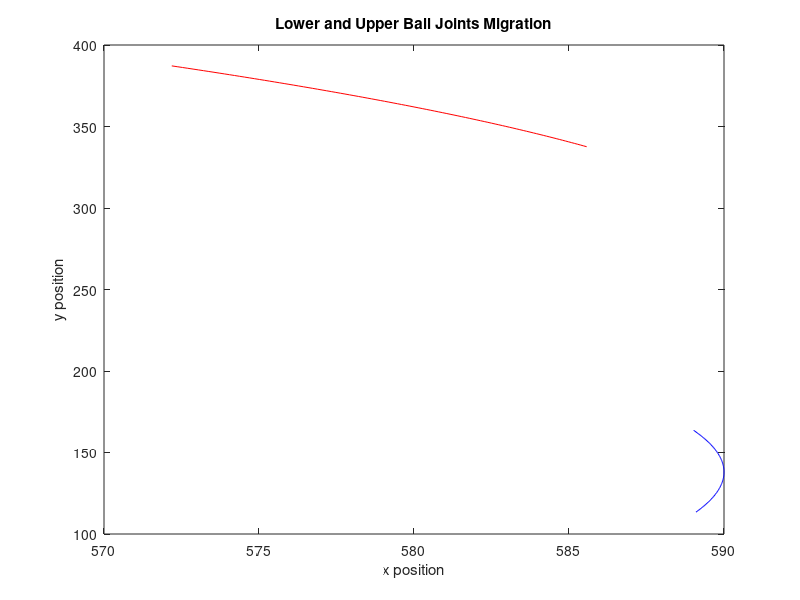
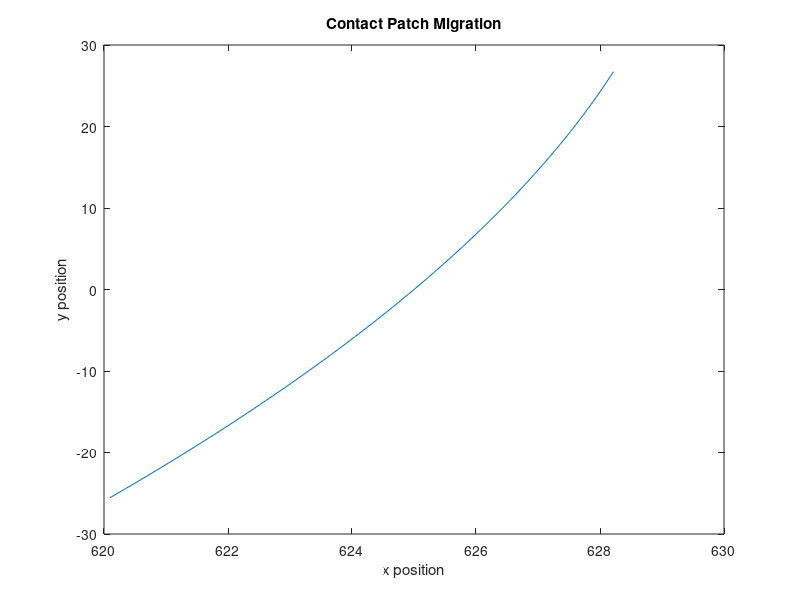
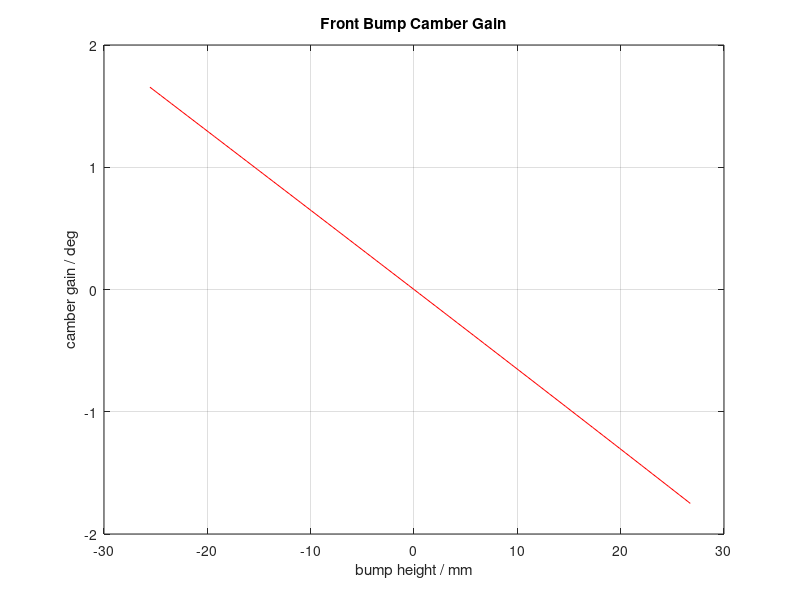

These figures' MATLAB source, in order:
clear all;
close all;
%% This m-script calculates the camber change in bump for the RHS wheel
% centerline in front view under bump
% sign convension: top in = negative camber, anti-clockwise rotation =
% positive rotaion




%% Define suspension geometry points
x1 = 255; y1 = 275; % Upper pickup point A
x2 = 255; y2 = 138; % Lower pickup point B
x3 = 590; y3 = 138; % Lower balljoint point C
x4 = 580; y4 = 362; % Upper balljoint point D
t = 1250; % track width

ang_step_rad = 0.0015; % this is the step increase of alpha

TD = sqrt((t/2-x4)^2 + (y4-0)^2);
AB = sqrt((x1-x2)^2 + (y1-y2)^2);
%CD = sqrt((x3-x4)^2 + (y3-y4)^2);
AD = sqrt((x1-x4)^2 + (y1-y4)^2);
[alpha,BC] = cart2pol(x3-x2, y3-y2);% find the original position of C relative to B which is a static point
[ang_TD_baseline,TD] = cart2pol(t/2-x4, 0-y4); % find the position of T relative to D
n = 100; % number of points/iterations

[camber_baseline, CD] = cart2pol(x4-x3,y4-y3); % this gives the starting angle of DC to the verticle with the given sign convension, in radians
%% Main algorithm

for i = 1:n+1;
    alpha_rad(i)= alpha + ang_step_rad * (i-n/2);
    alpha_deg(i)= alpha_rad(i)*180/pi;
    [x3_diff(i),y3_diff(i)] = pol2cart(alpha_rad(i), BC); % now we have the new location of LBJ, point C, relative to B,(x2,y2);
    x3_plot(i)= x2 + x3_diff(i);
    y3_plot(i)= y2 + y3_diff(i);
    AC = sqrt((x1-x3_plot(i))^2+(y1-y3_plot(i))^2);
    ang_ACB(i) = acos((AC^2+BC^2 - AB^2)/(2*AC*BC)); % this finds the angle ACB in radians
    ang_DCA(i) = acos((CD^2+AC^2 - AD^2)/(2*CD*AC)); % this finds the angle DCA in radians
    ang_CD(i) = pi - (ang_DCA(i) + ang_ACB(i) - alpha_rad(i)); % this finds the angle between DC from the horizontal line (as the angle in polar system)
    [x_diff,y_diff] = pol2cart(ang_CD(i), CD); % this gives the relative location of D to C
    x4_plot(i) = x3_plot(i) + x_diff; 
    y4_plot(i) = y3_plot(i) + y_diff; % now the position of the UBJ, point C, is located
    CD_check(i) = sqrt((x4_plot(i)-x3_plot(i))^2 + (y4_plot(i)-y3_plot(i))^2); % CD should be constant since it's on a rigid body
    %[ang_CD(i),length] = cart2pol(x4_plot(i)-x3_plot(i), y4_plot(i)-y3_plot(i)); % this gives the angle of DC to the horizon, length is not used
    
    % camber gain calculation
    Camber_Gain_rad(i) = camber_baseline - ang_CD(i);% this shows the camber gain in radians
    Camber_Gain_deg = Camber_Gain_rad * 180/pi; % converts to degrees
    
    % bump height calculation
    ang_TD(i) = ang_TD_baseline - Camber_Gain_rad(i); % minus sign due to sign convention. now the new angle of TD to the horizontal line is found
    
    [x5_diff(i),y5_diff(i)] = pol2cart(ang_TD(i),TD); % x5_diff and y5_diff gives the location of the contact patch, point T relative to D
    bump_height(i) = y4_plot(i) + y5_diff(i); % eventually the height change of the contact patch, point T, is found
     
end
x5 = x4_plot + x5_diff;
y5 = y4_plot + y5_diff;

%% plot the results

plot(x3_plot, y3_plot,'blue', x4_plot, y4_plot, 'red');
xlabel('x position');
ylabel('y position');
title('Lower and Upper Ball Joints Migration');

figure
plot(x5,y5);
xlabel('x position');
ylabel('y position');
title('Contact Patch Migration');

figure
plot(bump_height, Camber_Gain_deg,'r');
xlabel('bump height / mm');
ylabel('camber gain / deg');
title('Front Bump Camber Gain');
grid on